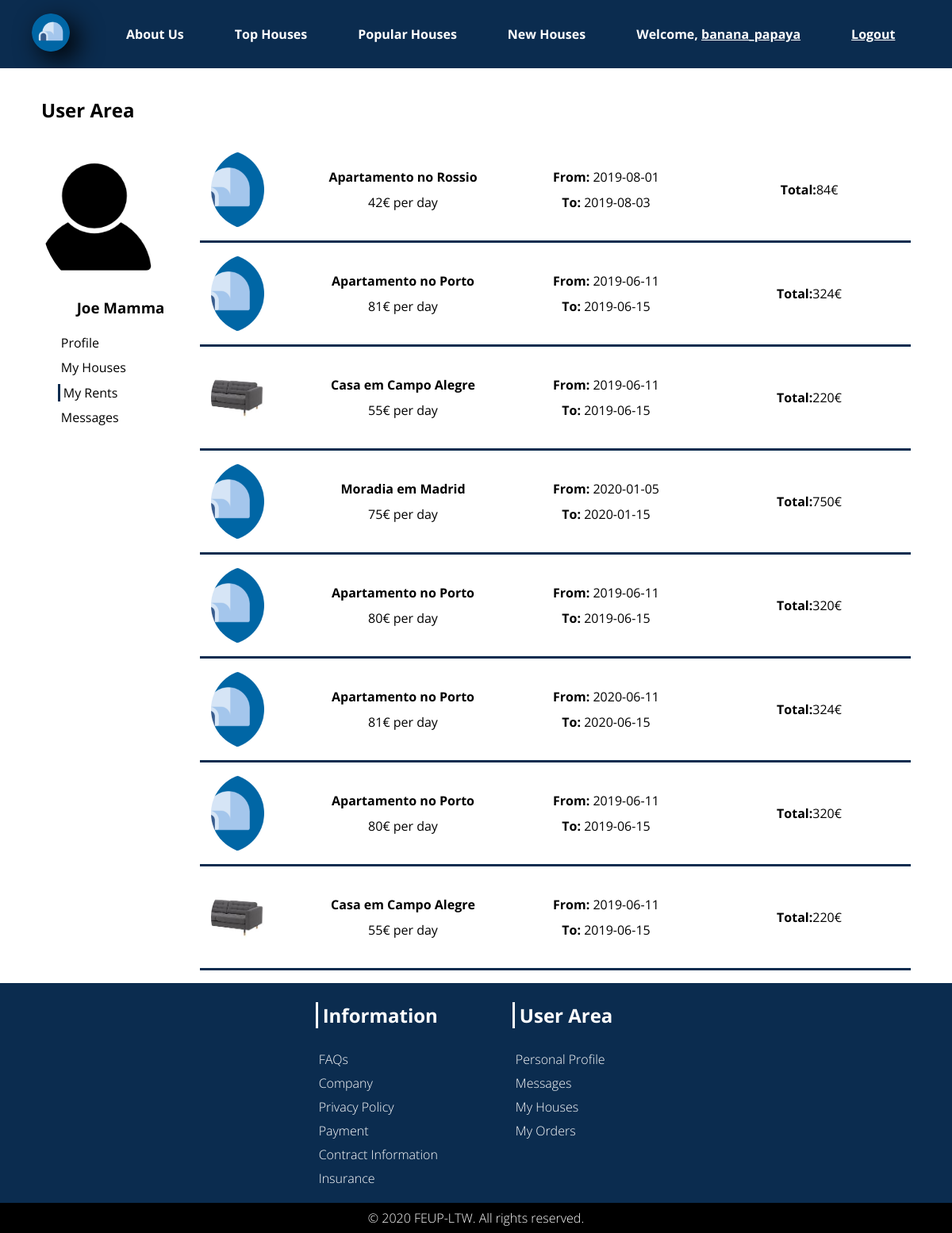
/pages/user_area_rents.php (signed in), run on the app's committed database.
### tables this page shows
CREATE TABLE USER(
    id INTEGER PRIMARY KEY,
    picture TEXT default '/assets/images/empty_user.jpg' NOT NULL,
	username TEXT NOT NULL UNIQUE,
    name TEXT NOT NULL,
	email TEXT NOT NULL UNIQUE,
    phonenumber INTEGER UNIQUE,
    password TEXT NOT NULL,
	CONSTRAINT CHK_USER CHECK (length(username)>=6 AND length(username)<=20));

CREATE TABLE RESERVATION(
    idReservation INTEGER PRIMARY KEY,
	idPlace INTEGER NOT NULL REFERENCES PLACE ON DELETE CASCADE ON UPDATE CASCADE,
    idTourist INTEGER NOT NULL REFERENCES USER ON DELETE CASCADE ON UPDATE CASCADE,
    beginDate DATE NOT NULL,
    endDate DATE NOT NULL,
    CONSTRAINT CHK_RESERVATION CHECK (endDate>beginDate));

CREATE TABLE PICTURES(
    idPicture INTEGER PRIMARY KEY,
    picturePath TEXT NOT NULL,
    idPlace INTEGER NOT NULL REFERENCES PLACE ON DELETE CASCADE ON UPDATE CASCADE,
    aproved BOOLEAN NOT NULL);

CREATE TABLE PLACE(
    idPlace INTEGER PRIMARY KEY,
    name TEXT NOT NULL,
    price INTEGER NOT NULL,
    street TEXT NOT NULL,
    number INTEGER NOT NULL,
    city TEXT NOT NULL,
    country TEXT NOT NULL,
    description TEXT NOT NULL,
    classification INTEGER default 0,
	idUser INTEGER NOT NULL REFERENCES USER ON DELETE CASCADE ON UPDATE CASCADE,
    CONSTRAINT CHK_PLACE CHECK (price>=0),
    UNIQUE(street,number,city,country));

### pages/user_area_rents.php (called while the page is built, shortened)
<?php
include_once('../templates/common.php');
include_once('../templates/user.php');
$userId = get_user_id();
draw_user_rents($userId);
?>

### database/db_user.php (called while the page is built, shortened)
<?php
$dir = $_SERVER['DOCUMENT_ROOT'];
include_once("$dir/database/connection.php");
function getUserInfo($userId)
{
    global $dbh;
    $stmt = $dbh->prepare('select * from user where id = ?');
    $stmt->execute(array($userId));
    $result = $stmt->fetch();
    if ($result == false) {
        return 0;
    } else return $result;
}
function getReservations($userId)
{
    global $dbh;
    $stmt = $dbh->prepare('select * from reservation where reservation.idTourist = ?');
    $stmt->execute(array($userId));
    $result = $stmt->fetchAll();
    if ($result == false) {
        return 0;
    } else return $result;
}
?>

### database/db_house.php (called while the page is built, shortened)
<?php
$dir = $_SERVER['DOCUMENT_ROOT'];
include_once("$dir/database/connection.php");
function getHouse($idHouse)
{
    global $dbh;
    $stmt = $dbh->prepare('select * from PLACE WHERE idPlace = ?;');
    $stmt->execute(array($idHouse));
    $result = $stmt->fetch();
    return $result;
}
function getPicture($idHouse)
{
    global $dbh;
    $stmt = $dbh->prepare("SELECT picturePath FROM PICTURES WHERE idPlace = ?");
    $stmt->execute(array($idHouse));
    $image = $stmt->fetchColumn();
    return $image;
}
?>

### templates/user.php (the view, shortened to what this page needs)
<?php
$dir = $_SERVER['DOCUMENT_ROOT'];
include_once("$dir/database/db_user.php");
include_once("$dir/database/db_house.php");
?>
<?php function draw_user_rents($userId)
{
      ?>
    <section class="profile-area">
        <header>
            <h2>User Area</h2>
        </header>
        <?php
        $result = getUserInfo($userId);
        ?>
        <div>
            <aside>
                <section class="profile-card">
                    <div class="profile-card-photo rounded-photo-container">
                        <img src="..<?= $result['picture'] ?>" alt="Profile Picture"/>
                    </div>
                    <h3><?= $result['name'] ?></h3>
                </section>
                <nav class="profile-nav-bar">
                    <ul>
                        <li><a href="user_area_form.php" class="profile-area-nav-button">Profile</a></li>
                        <li><a href="user_area_houses.php" class="profile-area-nav-button">My Houses</a></li>
                        <li><a href="user_area_rents.php"
                               class="profile-area-nav-button profile-area-nav-button-selected">My Rents</a></li>
                        <li><a href="user_area_messages.php" class="profile-area-nav-button">Messages</a></li>
                    </ul>
                </nav>
            </aside>
            <div id="user-area-rents">
                <?php
                $reservations = getReservations($userId);
                for ($i = 0; $i < count($reservations); $i++) {
                    $house = getHouse($reservations[$i]['idPlace']);
                    $image = getPicture($reservations[$i]['idPlace']);
                    $beginDate = new DateTime($reservations[$i]['beginDate']);
                    $endDate = new DateTime($reservations[$i]['endDate']);
                    ?>
                    <div class="rent-card">
                        <div class="rent-card-photo rounded-photo-container">
                            <img src="<?= $image ?>" alt="House image"/>
                        </div>
                        <h4><strong><?= $house['name'] ?></strong></h4>
                        <p><strong>From:</strong> <?= $reservations[$i]['beginDate'] ?></p>
                        <p><?= $house['price'] ?>€ per day</p>
                        <p><strong>To:</strong> <?= $reservations[$i]['endDate'] ?></p>
                        <p class="rent-card-total">
                            <strong>Total:</strong><?= $endDate->diff($beginDate)->format("%d") * $house['price'] ?>€
                        </p>
                    </div>
                <?php } ?>
            </div>
    </section>
<?php } ?>

### css/style.css (style rules this page uses)
body { --main-blue-color: #0b2c4f; --grey-color: #d9d9d9; --focus-blue-color: #0066a6; --background-color: #FFF; --font: 'Open Sans', sans-serif; font-family: var(--font); margin: 0em; background-color: var(--background-color); }
a { text-decoration: none; }
ul { list-style-type: none; }
.rounded-photo-container { overflow: hidden; border-radius: 50%; }
.rounded-photo-container > img { width: auto; height: 100%; margin-left: -33%; }
.house-card-text > h2, h3, h4 { margin: 0em; }
.house-card-text > h3, h4 { font-weight: normal; }
.profile-area { justify-content: center; display: grid; margin: 1em auto; }
.profile-area > div { display: flex; }
.profile-area > div aside { display: grid; align-self: start; }
.profile-nav-bar { margin: 1em; }
.profile-nav-bar > ul { padding: 0em; margin: 0em; }
.profile-nav-bar > ul li { padding: 0.3em; }
.profile-card { justify-content: center; align-items: center; text-align: center; }
.profile-card-photo { width: 200px; height: 200px; }
.profile-area-nav-button { border: 0px; padding-left: 4px; background-color: transparent; color: #000000; font-size: 16px; transition: 0.5s; }
.profile-area-nav-button-selected { border-left: 3px solid var(--main-blue-color); }
.rent-card { display: grid; grid-template-columns: [start] 8em [line1] 16em [line2] 16em [line3] 16em [end]; grid-template-rows: [start] 2em [line1] 2em [end]; justify-items: center; align-items: center; justify-content: space-between; padding: 2em 0em; border-bottom: 3px solid var(--main-blue-color); }
.rent-card-photo { width: 100px; height: 100px; grid-column: 1; grid-row: 1/3; }
.rent-card-total { grid-column: 4; grid-row: 1/3; }

### data on the page
user: picture (picture), name "Joe Mamma"
reservation: idPlace.picturePath (picture), idPlace.name "Apartamento no Rossio", beginDate "2019-08-01", idPlace.price "42", endDate "2019-08-03", $endDate->diff($beginDate)->format("%d") * $house['price'] "84"
reservation: idPlace.picturePath (picture), idPlace.name "Apartamento no Porto", beginDate "2019-06-11", idPlace.price "81", endDate "2019-06-15", $endDate->diff($beginDate)->format("%d") * $house['price'] "324"
reservation: idPlace.picturePath (picture), idPlace.name "Casa em Campo Alegre", beginDate "2019-06-11", idPlace.price "55", endDate "2019-06-15", $endDate->diff($beginDate)->format("%d") * $house['price'] "220"
reservation: idPlace.picturePath (picture), idPlace.name "Moradia em Madrid", beginDate "2020-01-05", idPlace.price "75", endDate "2020-01-15", $endDate->diff($beginDate)->format("%d") * $house['price'] "750"
reservation: idPlace.picturePath (picture), idPlace.name "Apartamento no Porto", beginDate "2019-06-11", idPlace.price "80", endDate "2019-06-15", $endDate->diff($beginDate)->format("%d") * $house['price'] "320"
reservation: idPlace.picturePath (picture), idPlace.name "Apartamento no Porto", beginDate "2020-06-11", idPlace.price "81", endDate "2020-06-15", $endDate->diff($beginDate)->format("%d") * $house['price'] "324"
reservation: idPlace.picturePath (picture), idPlace.name "Apartamento no Porto", beginDate "2019-06-11", idPlace.price "80", endDate "2019-06-15", $endDate->diff($beginDate)->format("%d") * $house['price'] "320"
reservation: idPlace.picturePath (picture), idPlace.name "Casa em Campo Alegre", beginDate "2019-06-11", idPlace.price "55", endDate "2019-06-15", $endDate->diff($beginDate)->format("%d") * $house['price'] "220"

### other printed values
$username "banana_papaya"
